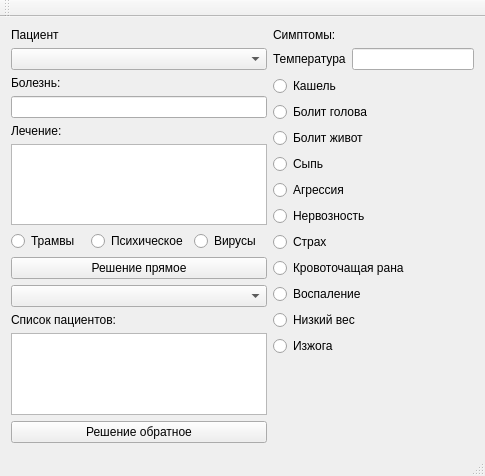
<?xml version="1.0" encoding="UTF-8"?>
<ui version="4.0">
 <class>MainWindow</class>
 <widget class="QMainWindow" name="MainWindow">
  <property name="geometry">
   <rect>
    <x>0</x>
    <y>0</y>
    <width>485</width>
    <height>476</height>
   </rect>
  </property>
  <property name="windowTitle">
   <string>Продукционный метод</string>
  </property>
  <widget class="QWidget" name="centralWidget">
   <layout class="QVBoxLayout" name="verticalLayout_3">
    <item>
     <layout class="QHBoxLayout" name="horizontalLayout_2">
      <item>
       <layout class="QVBoxLayout" name="verticalLayout_2">
        <item>
         <widget class="QLabel" name="label_2">
          <property name="text">
           <string>Пациент</string>
          </property>
         </widget>
        </item>
        <item>
         <widget class="QComboBox" name="patientComboBox"/>
        </item>
        <item>
         <widget class="QLabel" name="label_5">
          <property name="text">
           <string>Болезнь:</string>
          </property>
         </widget>
        </item>
        <item>
         <widget class="QLineEdit" name="editDiseases">
          <property name="readOnly">
           <bool>true</bool>
          </property>
         </widget>
        </item>
        <item>
         <widget class="QLabel" name="label">
          <property name="text">
           <string>Лечение:</string>
          </property>
         </widget>
        </item>
        <item>
         <widget class="QTextEdit" name="editTreatment">
          <property name="readOnly">
           <bool>true</bool>
          </property>
         </widget>
        </item>
        <item>
         <layout class="QVBoxLayout" name="verticalLayout_4"/>
        </item>
        <item>
         <layout class="QHBoxLayout" name="horizontalLayout_3">
          <item>
           <widget class="QRadioButton" name="isTrauma">
            <property name="text">
             <string>Трамвы</string>
            </property>
           </widget>
          </item>
          <item>
           <widget class="QRadioButton" name="isMental">
            <property name="text">
             <string>Психическое</string>
            </property>
           </widget>
          </item>
          <item>
           <widget class="QRadioButton" name="isVirus">
            <property name="text">
             <string>Вирусы</string>
            </property>
           </widget>
          </item>
         </layout>
        </item>
        <item>
         <widget class="QPushButton" name="buttonSolutionForward">
          <property name="text">
           <string>Решение прямое</string>
          </property>
         </widget>
        </item>
        <item>
         <widget class="QComboBox" name="comboBoxkindThreatment"/>
        </item>
        <item>
         <widget class="QLabel" name="label_6">
          <property name="text">
           <string>Список пациентов:</string>
          </property>
         </widget>
        </item>
        <item>
         <widget class="QTextEdit" name="editListPatients">
          <property name="readOnly">
           <bool>true</bool>
          </property>
         </widget>
        </item>
        <item>
         <widget class="QPushButton" name="buttonSolutionBackward">
          <property name="text">
           <string>Решение обратное</string>
          </property>
         </widget>
        </item>
       </layout>
      </item>
      <item>
       <layout class="QVBoxLayout" name="verticalLayout">
        <item>
         <widget class="QLabel" name="label_4">
          <property name="text">
           <string>Симптомы:</string>
          </property>
         </widget>
        </item>
        <item>
         <layout class="QHBoxLayout" name="horizontalLayout">
          <item>
           <widget class="QLabel" name="label_3">
            <property name="text">
             <string>Температура</string>
            </property>
           </widget>
          </item>
          <item>
           <widget class="QLineEdit" name="editTemperature">
            <property name="readOnly">
             <bool>false</bool>
            </property>
           </widget>
          </item>
         </layout>
        </item>
        <item>
         <widget class="QRadioButton" name="isCough">
          <property name="enabled">
           <bool>true</bool>
          </property>
          <property name="text">
           <string>Кашель</string>
          </property>
          <property name="checkable">
           <bool>true</bool>
          </property>
          <property name="autoExclusive">
           <bool>false</bool>
          </property>
         </widget>
        </item>
        <item>
         <widget class="QRadioButton" name="isHeadache">
          <property name="enabled">
           <bool>true</bool>
          </property>
          <property name="text">
           <string>Болит голова</string>
          </property>
          <property name="autoExclusive">
           <bool>false</bool>
          </property>
         </widget>
        </item>
        <item>
         <widget class="QRadioButton" name="isStomachAche">
          <property name="enabled">
           <bool>true</bool>
          </property>
          <property name="text">
           <string>Болит живот</string>
          </property>
          <property name="autoExclusive">
           <bool>false</bool>
          </property>
         </widget>
        </item>
        <item>
         <widget class="QRadioButton" name="isRush">
          <property name="enabled">
           <bool>true</bool>
          </property>
          <property name="text">
           <string>Сыпь</string>
          </property>
          <property name="autoExclusive">
           <bool>false</bool>
          </property>
         </widget>
        </item>
        <item>
         <widget class="QRadioButton" name="isAggression">
          <property name="text">
           <string>Агрессия</string>
          </property>
          <property name="autoExclusive">
           <bool>false</bool>
          </property>
         </widget>
        </item>
        <item>
         <widget class="QRadioButton" name="isNerv">
          <property name="text">
           <string>Нервозность</string>
          </property>
          <property name="autoExclusive">
           <bool>false</bool>
          </property>
         </widget>
        </item>
        <item>
         <widget class="QRadioButton" name="isStra">
          <property name="text">
           <string>Страх</string>
          </property>
          <property name="autoExclusive">
           <bool>false</bool>
          </property>
         </widget>
        </item>
        <item>
         <widget class="QRadioButton" name="isBlooding">
          <property name="text">
           <string>Кровоточащая рана</string>
          </property>
          <property name="autoExclusive">
           <bool>false</bool>
          </property>
         </widget>
        </item>
        <item>
         <widget class="QRadioButton" name="isVosp">
          <property name="text">
           <string>Воспаление</string>
          </property>
          <property name="autoExclusive">
           <bool>false</bool>
          </property>
         </widget>
        </item>
        <item>
         <widget class="QRadioButton" name="isLowweight">
          <property name="text">
           <string>Низкий вес</string>
          </property>
         </widget>
        </item>
        <item>
         <widget class="QRadioButton" name="isIszo">
          <property name="text">
           <string>Изжога</string>
          </property>
          <property name="autoExclusive">
           <bool>false</bool>
          </property>
         </widget>
        </item>
        <item>
         <spacer name="verticalSpacer">
          <property name="orientation">
           <enum>Qt::Vertical</enum>
          </property>
          <property name="sizeHint" stdset="0">
           <size>
            <width>20</width>
            <height>40</height>
           </size>
          </property>
         </spacer>
        </item>
       </layout>
      </item>
     </layout>
    </item>
   </layout>
  </widget>
  <widget class="QMenuBar" name="menuBar">
   <property name="geometry">
    <rect>
     <x>0</x>
     <y>0</y>
     <width>485</width>
     <height>20</height>
    </rect>
   </property>
  </widget>
  <widget class="QToolBar" name="mainToolBar">
   <attribute name="toolBarArea">
    <enum>TopToolBarArea</enum>
   </attribute>
   <attribute name="toolBarBreak">
    <bool>false</bool>
   </attribute>
  </widget>
  <widget class="QStatusBar" name="statusBar"/>
  <action name="actionEditRules">
   <property name="text">
    <string>EditRules</string>
   </property>
  </action>
 </widget>
 <layoutdefault spacing="6" margin="11"/>
 <resources/>
 <connections/>
</ui>
